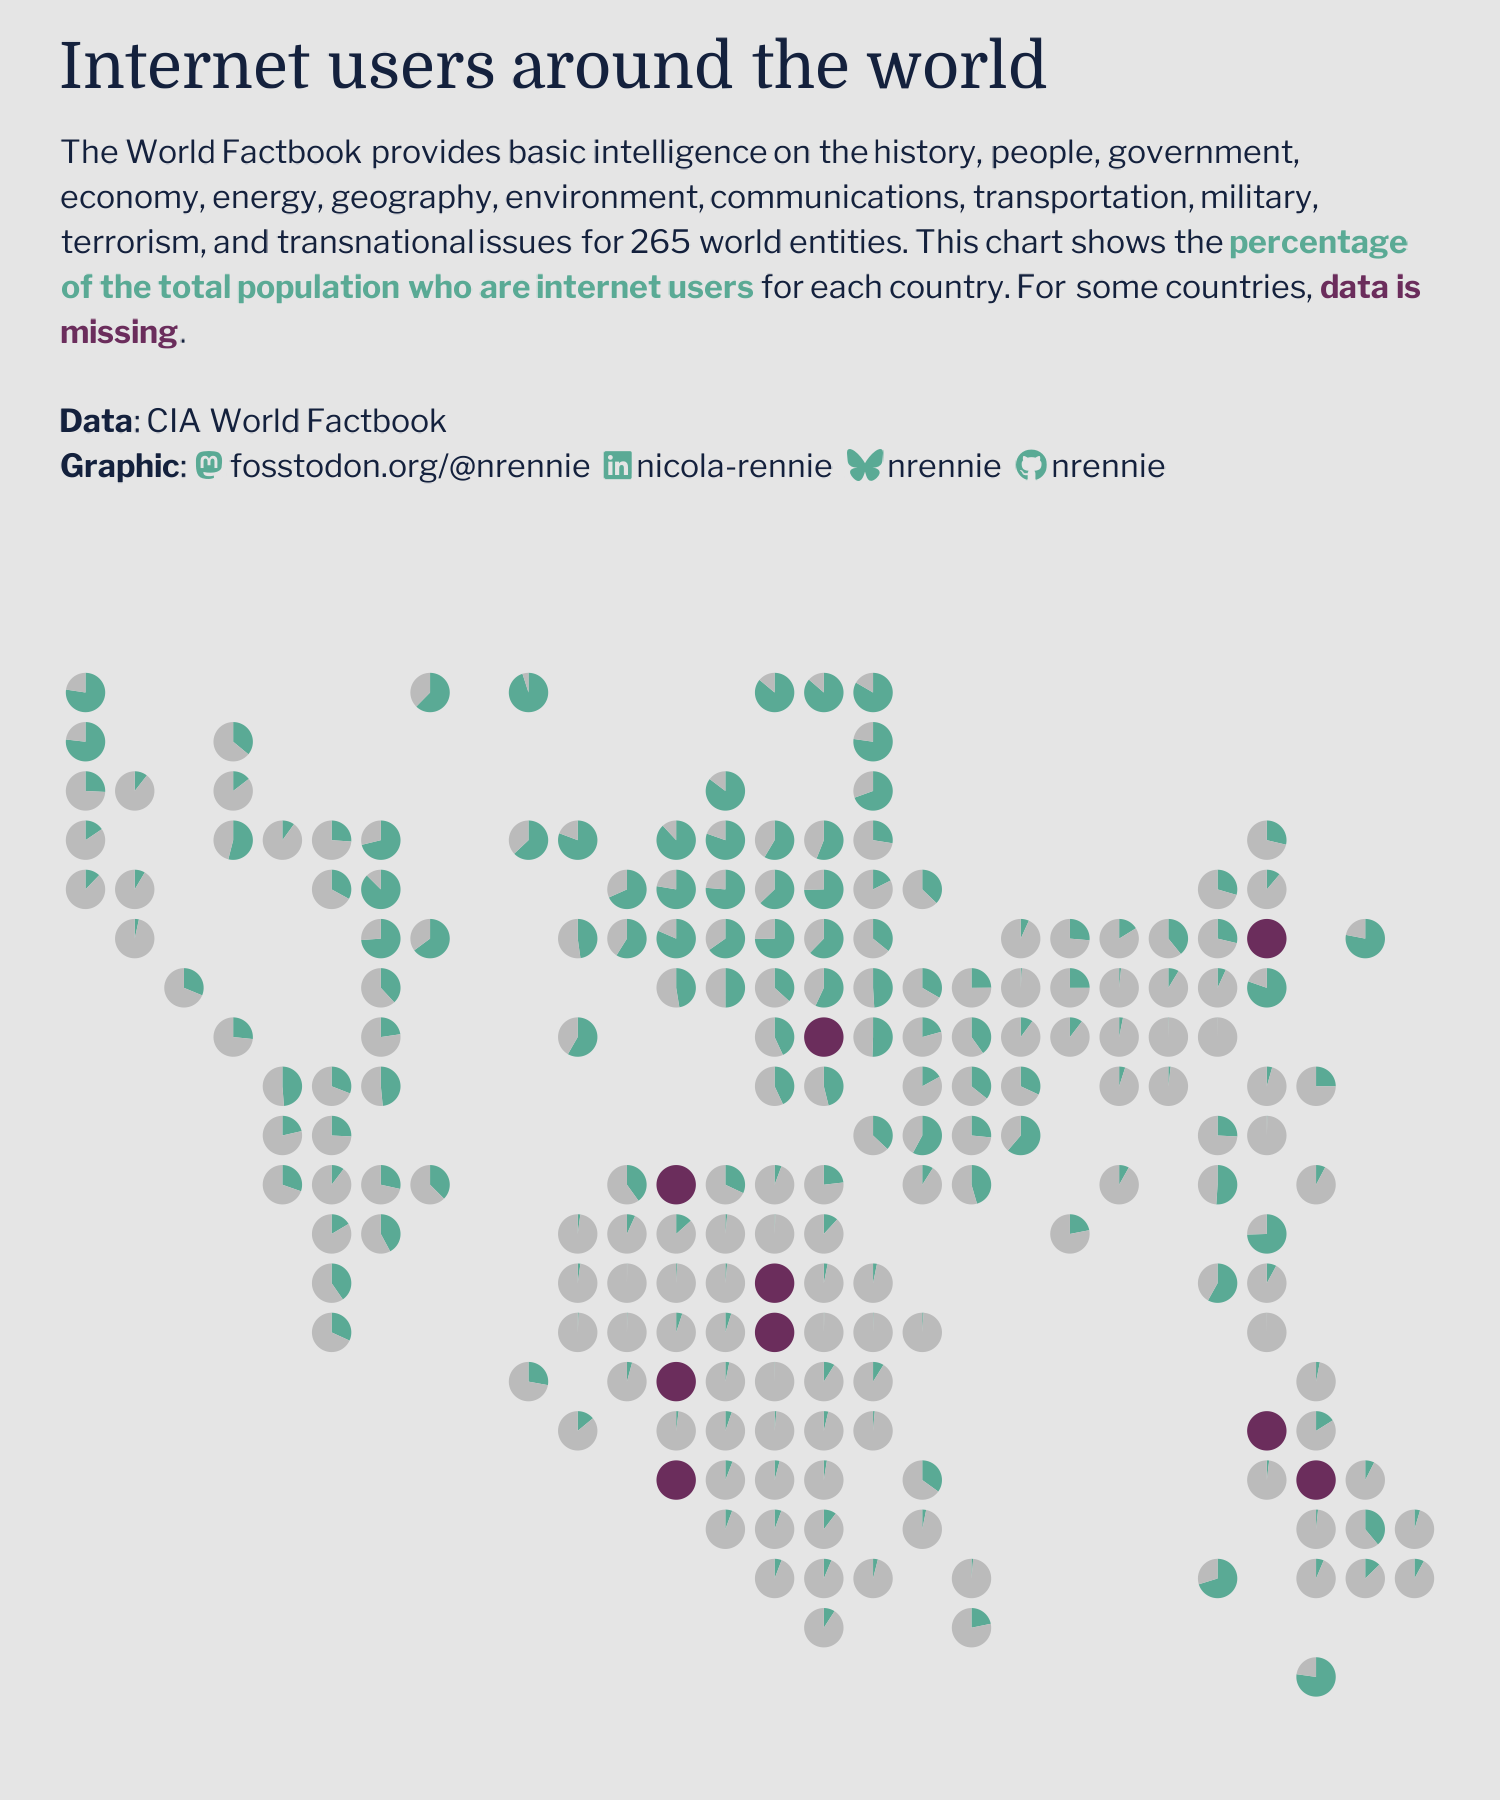

This figure's R source:
# Load packages -----------------------------------------------------------

library(tidyverse)
library(showtext)
library(patchwork)
library(camcorder)
library(ggtext)
library(nrBrand)
library(glue)
library(geofacet)


# Load data ---------------------------------------------------------------

tuesdata <- tidytuesdayR::tt_load("2024-10-22")
cia_factbook <- tuesdata$cia_factbook


# Load fonts --------------------------------------------------------------

font_add_google("Libre Franklin", "libre")
font_add_google("Domine", "domine")
showtext_auto()


# Define colours and fonts-------------------------------------------------

bg_col <- "#E5E5E5"
bg_col2 <- "#bbbbbb"
text_col <- "#14213D"
highlight_col <- "#5AAA95"
missing_col <- "#6B2D5C"

body_font <- "libre"
title_font <- "domine"


# Data wrangling ----------------------------------------------------------

internet_data <- cia_factbook |>
  mutate(
    internet_perc = 100 * (internet_users / population),
    non_internet_perc = 100 - internet_perc,
    missing_perc = 100 - (internet_perc + non_internet_perc)
  ) |>
  select(country, internet_perc, non_internet_perc, missing_perc) |>
  rename(name = country) |>
  pivot_longer(-name, names_to = "internet", values_to = "perc") |>
  mutate(
    name = case_when(
      name == "Russia" ~ "Russian Federation",
      name == "Antigua and Barbuda" ~ "Antigua & Barbuda",
      name == "Bahamas, The" ~ "Bahamas",
      name == "Bosnia and Herzegovina" ~ "Bosnia & Herzegovina",
      name == "Brunei" ~ "Brunei Darussalam",
      name == "Congo, Republic of the" ~ "Congo",
      name == "Congo, Democratic Republic of the" ~ "Congo (Democratic Republic of the)",
      name == "Cote d'Ivoire" ~ "Côte d'Ivoire",
      name == "Gambia, The" ~ "Gambia",
      name == "Iran" ~ "Iran (Islamic Republic of)",
      name == "Korea, North" ~ "North Korea",
      name == "Korea, South" ~ "South Korea",
      name == "Laos" ~ "Lao People's Democratic Republic",
      name == "Micronesia, Federated States of" ~ "Micronesia (Federated States of)",
      name == "Moldova" ~ "Moldova (Republic of)",
      name == "Burma" ~ "Myanmar",
      name == "Russia" ~ "Russian Federation",
      name == "Saint Kitts and Nevis" ~ "St. Kitts & Nevis",
      name == "Saint Lucia" ~ "St. Lucia",
      name == "Saint Vincent and the Grenadines" ~ "St. Vincent & the Grenadines",
      name == "Trinidad and Tobago" ~ "Trinidad & Tobago",
      name == "United Kingdom" ~ "Great Britain and Northern Ireland",
      name == "United States" ~ "United States of America",
      name == "Vietnam" ~ "Viet Nam",
      TRUE ~ name
    )
  )

# join world_countries_grid1
plot_data <- world_countries_grid1 |>
  left_join(internet_data, by = "name") |>
  as_tibble() |>
  select(code_alpha3, internet, perc) |>
  filter(
    !((internet == "internet_perc" | internet == "non_internet_perc") & is.na(perc))
  ) |>
  mutate(
    perc = replace_na(perc, 100)
  )


# Start recording ---------------------------------------------------------

gg_record(
  dir = file.path("2024", "2024-10-22", "recording"),
  device = "png",
  width = 5,
  height = 6,
  units = "in",
  dpi = 300
)


# Define text -------------------------------------------------------------

social <- nrBrand::social_caption(
  bg_colour = bg_col,
  icon_colour = highlight_col,
  font_colour = text_col,
  font_family = body_font,
  twitter = NA
)
title <- "Internet users around the world"
st <- glue("The World Factbook provides basic intelligence on the history, people,
government, economy, energy, geography, environment, communications,
transportation, military, terrorism, and transnational issues for 265
world entities. This chart shows the <span style='color:{highlight_col}'>**percentage of the total population who are 
internet users**</span> for each country. For some countries, <span style='color:{missing_col}'>**data is missing**</span>.")
st <- paste0(
  st, "<br><br>**Data**: CIA World Factbook<br>**Graphic**: ", social
)

# Plot --------------------------------------------------------------------

ggplot(
  data = plot_data
) +
  geom_col(
    mapping = aes(x = 1, y = perc, fill = internet),
    show.legend = FALSE
  ) +
  facet_geo(~code_alpha3, grid = "world_countries_grid1", label = "code_alpha3") +
  labs(title = title, subtitle = st) +
  scale_fill_manual(
    values = c(
      "internet_perc" = highlight_col, "non_internet_perc" = bg_col2,
      "missing_perc" = missing_col
    )
  ) +
  #xlim(c(0, 2)) +
  coord_polar(theta = "y", direction = -1) +
  theme_void(base_family = body_font, base_size = 24) +
  theme(
    strip.text = element_blank(),
    legend.position = "none",
    plot.title.position = "plot",
    plot.caption.position = "plot",
    plot.margin = margin(0, 5, 0, 5),
    plot.background = element_rect(fill = bg_col, colour = bg_col),
    panel.background = element_rect(fill = bg_col, colour = bg_col),
    panel.spacing = unit(0, "lines"),
    # Text
    plot.title = element_textbox_simple(
      colour = text_col,
      hjust = 0,
      halign = 0,
      margin = margin(b = 10, t = 10),
      lineheight = 0.5,
      size = rel(2),
      family = title_font,
      maxwidth = 0.9
    ),
    plot.subtitle = element_textbox_simple(
      colour = text_col,
      hjust = 0,
      halign = 0,
      margin = margin(b = 50, t = 5),
      lineheight = 0.45,
      family = body_font,
      maxwidth = 1
    )
  )

record_polaroid()


# Save gif ----------------------------------------------------------------

ggsave(
  file.path("2024", "2024-10-22", paste0("20241022", ".png")),
  bg = bg_col,
  width = 5,
  height = 6
)

gg_playback(
  name = file.path("2024", "2024-10-22", paste0("20241022", ".gif")),
  first_image_duration = 4,
  last_image_duration = 20,
  frame_duration = .25,
  background = bg_col
)
